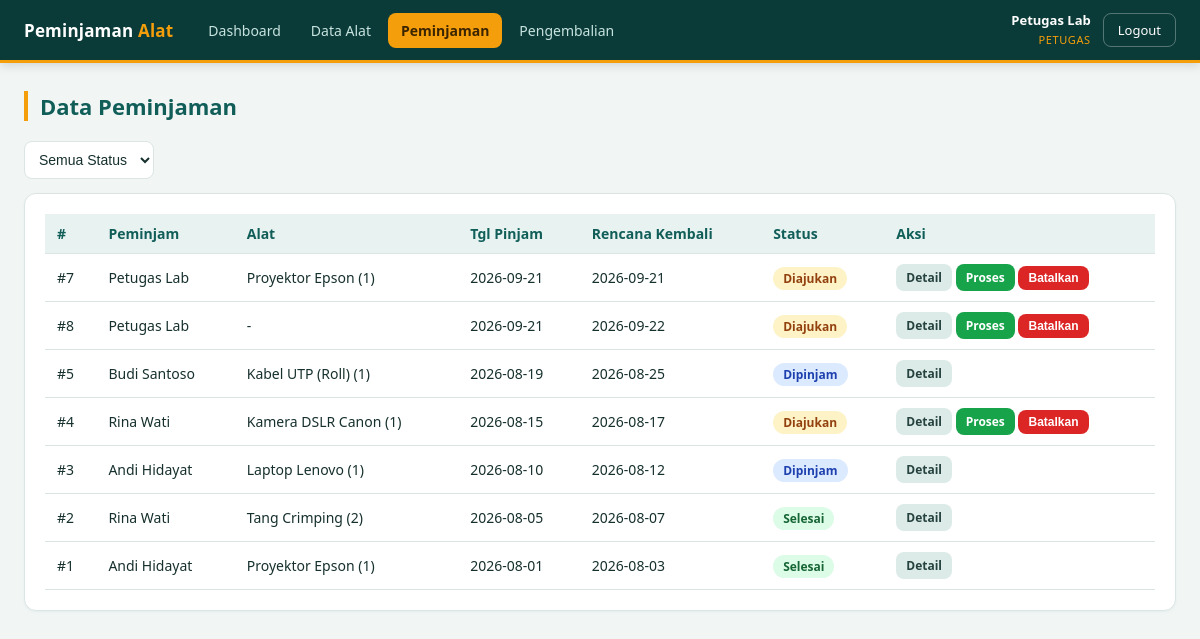
Screenshot of /peminjaman/index.php (signed in) with the database file from the repository.
### tables this page shows
CREATE TABLE `tb_peminjaman` (
  `id_peminjaman` int(11) NOT NULL AUTO_INCREMENT,
  `id_user` int(11) NOT NULL,
  `id_petugas` int(11) DEFAULT NULL COMMENT 'petugas yang menyetujui/menolak',
  `tanggal_pinjam` date NOT NULL,
  `tanggal_rencana_kembali` date NOT NULL,
  `status_peminjaman` enum('Diajukan','Dipinjam','Ditolak','Selesai') NOT NULL DEFAULT 'Diajukan',
  `catatan_petugas` varchar(150) DEFAULT NULL,
  PRIMARY KEY (`id_peminjaman`),
  KEY `id_user` (`id_user`),
  CONSTRAINT `fk_peminjaman_user` FOREIGN KEY (`id_user`) REFERENCES `tb_user` (`id_user`) ON DELETE CASCADE ON UPDATE CASCADE
);

CREATE TABLE `tb_user` (
  `id_user` int(11) NOT NULL AUTO_INCREMENT,
  `username` varchar(50) NOT NULL,
  `password` varchar(255) NOT NULL,
  `nama_lengkap` varchar(100) NOT NULL,
  `level_user` enum('Admin','Petugas','Peminjam') NOT NULL,
  PRIMARY KEY (`id_user`),
  UNIQUE KEY `username` (`username`)
);

### config/fungsi.php (called while the page is built, shortened)
<?php
function e(?string $val): string
{
    return htmlspecialchars($val ?? '', ENT_QUOTES, 'UTF-8');
}

### config/auth.php (called while the page is built, shortened)
<?php
function current_role(): string
{
    return $_SESSION['level_user'] ?? '';
}

### peminjaman/index.php (the view, shortened to what this page needs)
<?php
require_once __DIR__ . '/../config/koneksi.php';
require_once __DIR__ . '/../config/auth.php';
require_once __DIR__ . '/../config/fungsi.php';
$sql = "SELECT p.*, u.nama_lengkap AS nama_peminjam,
               GROUP_CONCAT(CONCAT(a.nama_alat,' (',d.jumlah_pinjam,')') SEPARATOR ', ') AS daftar_alat
        FROM tb_peminjaman p
        JOIN tb_user u ON u.id_user = p.id_user
        LEFT JOIN tb_detail_peminjaman d ON d.id_peminjaman = p.id_peminjaman
        LEFT JOIN tb_alat a ON a.id_alat = d.id_alat";
$params = [];
$sql .= ' GROUP BY p.id_peminjaman ORDER BY p.tanggal_pinjam DESC';
$stmt = $pdo->prepare($sql);
$stmt->execute($params);
$rows = $stmt->fetchAll();
function badgeClass(string $s): string {
    $badges = [
        'Diajukan' => 'badge-diajukan',
        'Dipinjam' => 'badge-dipinjam',
        'Selesai'  => 'badge-selesai',
        'Ditolak'  => 'badge-ditolak',
    ];
    return $badges[$s] ?? 'badge-diajukan';
}
require __DIR__ . '/../config/partial_header.php';
?>
<div class="toolbar">
  <form method="get" class="search-box">
    <select name="status" onchange="this.form.submit()">
      <option value="">Semua Status</option>
    </select>
  </form>
</div>
<div class="card">
  <table>
    <thead>
      <tr>
        <th>#</th><th>Peminjam</th><th>Alat</th><th>Tgl Pinjam</th><th>Rencana Kembali</th><th>Status</th><th>Aksi</th>
      </tr>
    </thead>
    <tbody>
      <?php foreach ($rows as $r): ?>
        <tr>
          <td>#<?= (int)$r['id_peminjaman'] ?></td>
          <td><?= e($r['nama_peminjam']) ?></td>
          <td><?= e($r['daftar_alat'] ?: '-') ?></td>
          <td><?= e($r['tanggal_pinjam']) ?></td>
          <td><?= e($r['tanggal_rencana_kembali']) ?></td>
          <td><span class="badge <?= badgeClass($r['status_peminjaman']) ?>"><?= e($r['status_peminjaman']) ?></span></td>
          <td>
            <a href="detail.php?id=<?= (int)$r['id_peminjaman'] ?>" class="btn btn-muted btn-sm">Detail</a>
            <?php if ($role === 'Petugas' && $r['status_peminjaman'] === 'Diajukan'): ?>
              <a href="setujui.php?id=<?= (int)$r['id_peminjaman'] ?>" class="btn btn-success btn-sm">Proses</a>
            <?php endif; ?>
            <?php if (in_array($role, ['Admin','Petugas'], true) && $r['status_peminjaman'] === 'Diajukan'): ?>
              <form class="inline" method="post" action="hapus.php" onsubmit="return confirm('Batalkan pengajuan ini?');">
                <button type="submit" class="btn btn-danger btn-sm">Batalkan</button>
              </form>
            <?php endif; ?>
          </td>
        </tr>
      <?php endforeach; ?>
    </tbody>
  </table>
</div>
<?php require __DIR__ . '/../config/partial_footer.php'; ?>

### assets/style.css (style rules this page uses)
:root { --primary:#0f766e; --primary-dark:#115e59; --primary-soft:#ccfbf1; --accent:#f59e0b; --danger:#dc2626; --success:#16a34a; --bg:#f1f6f5; --card:#ffffff; --border:#dbe6e4; --text:#16302d; --muted:#5f7a76; --nav-bg:#0b3b38; --nav-text:#c7e3df; --radius:12px; }
* { box-sizing:border-box }
body { margin:0;font-family:'Segoe UI',system-ui,Arial,sans-serif;background:var(--bg);color:var(--text) }
a { color:var(--primary);text-decoration:none }
.card { background:var(--card);border:1px solid var(--border);border-radius:var(--radius);padding:20px;margin-bottom:20px; box-shadow:0 1px 3px rgba(15,60,56,.05);overflow-x:auto }
table { width:100%;border-collapse:collapse;font-size:14px }
th,td { padding:10px 12px;border-bottom:1px solid var(--border);text-align:left }
th { background:#e8f3f1;font-weight:600;color:var(--primary-dark) }
.btn { display:inline-block;padding:8px 16px;border-radius:8px;border:none;cursor:pointer;font-size:13px;font-weight:600;transition:filter .15s,background .15s }
.btn-danger { background:var(--danger);color:#fff }
.btn-success { background:var(--success);color:#fff }
.btn-muted { background:#dcebe8;color:#25423e }
.btn-sm { padding:5px 10px;font-size:12px }
form.inline { display:inline }
input,select,textarea { width:100%;padding:9px 10px;border:1px solid var(--border);border-radius:8px;font-size:14px;background:#fff;color:var(--text) }
.badge { padding:3px 10px;border-radius:20px;font-size:12px;font-weight:600 }
.badge-diajukan { background:#fef3c7;color:#92400e }
.badge-dipinjam { background:#dbeafe;color:#1e40af }
.badge-selesai { background:#dcfce7;color:#166534 }
.toolbar { display:flex;justify-content:space-between;align-items:center;margin-bottom:14px;gap:10px;flex-wrap:wrap }
.search-box { max-width:260px }

### rows the page displays
tb_peminjaman: id_peminjaman "7", id_user.nama_lengkap "Petugas Lab", daftar_alat "Proyektor Epson (1)", tanggal_pinjam "2026-09-21", tanggal_rencana_kembali "2026-09-21", status_peminjaman "Diajukan"
tb_peminjaman: id_peminjaman "8", id_user.nama_lengkap "Petugas Lab", daftar_alat "-", tanggal_pinjam "2026-09-21", tanggal_rencana_kembali "2026-09-22", status_peminjaman "Diajukan"
tb_peminjaman: id_peminjaman "5", id_user.nama_lengkap "Budi Santoso", daftar_alat "Kabel UTP (Roll) (1)", tanggal_pinjam "2026-08-19", tanggal_rencana_kembali "2026-08-25", status_peminjaman "Dipinjam"
tb_peminjaman: id_peminjaman "4", id_user.nama_lengkap "Rina Wati", daftar_alat "Kamera DSLR Canon (1)", tanggal_pinjam "2026-08-15", tanggal_rencana_kembali "2026-08-17", status_peminjaman "Diajukan"
tb_peminjaman: id_peminjaman "3", id_user.nama_lengkap "Andi Hidayat", daftar_alat "Laptop Lenovo (1)", tanggal_pinjam "2026-08-10", tanggal_rencana_kembali "2026-08-12", status_peminjaman "Dipinjam"
tb_peminjaman: id_peminjaman "2", id_user.nama_lengkap "Rina Wati", daftar_alat "Tang Crimping (2)", tanggal_pinjam "2026-08-05", tanggal_rencana_kembali "2026-08-07", status_peminjaman "Selesai"
tb_peminjaman: id_peminjaman "1", id_user.nama_lengkap "Andi Hidayat", daftar_alat "Proyektor Epson (1)", tanggal_pinjam "2026-08-01", tanggal_rencana_kembali "2026-08-03", status_peminjaman "Selesai"

### other values shown
$m['label'] "Dashboard"
$m['label'] "Data Alat"
$m['label'] "Peminjaman"
$m['label'] "Pengembalian"
$_SESSION['nama_lengkap'] "Petugas Lab"
$role "PETUGAS"
$pageTitle "Data Peminjaman"
